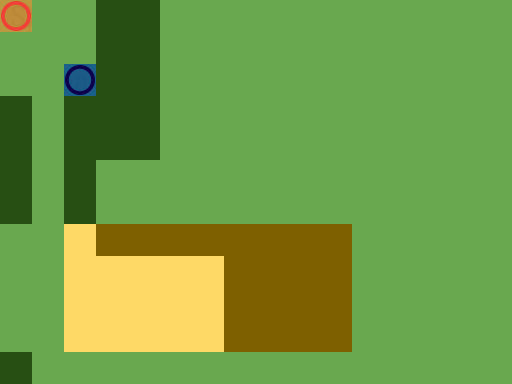

A level layout from a 2D game, rendered from its tile map. Below: a short description, then the map file with its tile-grid data intact:
An orthogonal 16x12 tile map with 32x32 px tiles, 4 tile layers (Ground, Obstacles, Objects, Solution).

<map version="1.0" orientation="orthogonal" renderorder="right-down" width="16" height="12" tilewidth="32" tileheight="32" nextobjectid="1">
 <tileset firstgid="1" name="TilesetPlaceholder" tilewidth="32" tileheight="32" tilecount="240" columns="10">
  <image source="../Tileset.png" width="320" height="768" />
 </tileset>
 <layer name="Ground" width="16" height="12">
  <data encoding="csv">
1,1,1,1,1,1,1,1,1,1,1,1,1,1,1,1,
1,1,1,1,1,1,1,1,1,1,1,1,1,1,1,1,
1,1,1,1,1,1,1,1,1,1,1,1,1,1,1,1,
1,1,1,1,1,1,1,1,1,1,1,1,1,1,1,1,
1,1,1,1,1,1,1,1,1,1,1,1,1,1,1,1,
1,1,1,1,1,1,1,1,1,1,1,1,1,1,1,1,
1,1,1,1,1,1,1,1,1,1,1,1,1,1,1,1,
1,1,2,1,1,1,1,1,1,1,1,1,1,1,1,1,
1,1,2,2,2,2,2,1,1,1,1,1,1,1,1,1,
1,1,2,2,2,2,2,1,1,1,1,1,1,1,1,1,
1,1,2,2,2,2,2,1,1,1,1,1,1,1,1,1,
1,1,1,1,1,1,1,1,1,1,1,1,1,1,1,1
</data>
 </layer>
 <layer name="Obstacles" width="16" height="12">
  <data encoding="csv">
0,0,0,42,42,0,0,0,0,0,0,0,0,0,0,0,
0,0,0,42,42,0,0,0,0,0,0,0,0,0,0,0,
0,0,0,42,42,0,0,0,0,0,0,0,0,0,0,0,
42,0,42,42,42,0,0,0,0,0,0,0,0,0,0,0,
42,0,42,42,42,0,0,0,0,0,0,0,0,0,0,0,
42,0,42,0,0,0,0,0,0,0,0,0,0,0,0,0,
42,0,42,0,0,0,0,0,0,0,0,0,0,0,0,0,
0,0,0,41,41,41,41,41,41,41,41,0,0,0,0,0,
0,0,0,0,0,0,0,41,41,41,41,0,0,0,0,0,
0,0,0,0,0,0,0,41,41,41,41,0,0,0,0,0,
0,0,0,0,0,0,0,41,41,41,41,0,0,0,0,0,
42,0,0,0,0,0,0,0,0,0,0,0,0,0,0,0
</data>
 </layer>
 <layer name="Objects" width="16" height="12">
  <data encoding="csv">
81,0,0,0,0,0,0,0,0,0,0,0,0,0,0,0,
0,0,0,0,0,0,0,0,0,0,0,0,0,0,0,0,
0,0,82,0,0,0,0,0,0,0,0,0,0,0,0,0,
0,0,0,0,0,0,0,0,0,0,0,0,0,0,0,0,
0,0,0,0,0,0,0,0,0,0,0,0,0,0,0,0,
0,0,0,0,0,0,0,0,0,0,0,0,0,0,0,0,
0,0,0,0,0,0,0,0,0,0,0,0,0,0,0,0,
0,0,0,0,0,0,0,0,0,0,0,0,0,0,0,0,
0,0,0,0,0,0,0,0,0,0,0,0,0,0,0,0,
0,0,0,0,0,0,0,0,0,0,0,0,0,0,0,0,
0,0,0,0,0,0,0,0,0,0,0,0,0,0,0,0,
0,0,0,0,0,0,0,0,0,0,0,0,0,0,0,0
</data>
 </layer>
 <layer name="Solution" width="16" height="12">
  <data encoding="csv">
0,0,0,0,0,0,0,0,0,0,0,0,0,0,0,0,
0,0,0,0,0,0,0,0,0,0,0,0,0,0,0,0,
0,0,0,0,0,0,0,0,0,0,0,0,0,0,0,0,
0,0,0,0,0,0,0,0,0,0,0,0,0,0,0,0,
0,0,0,0,0,0,0,0,0,0,0,0,0,0,0,0,
0,0,0,0,0,0,0,0,0,0,0,0,0,0,0,0,
0,0,0,0,0,0,0,0,0,0,0,0,0,0,0,0,
0,0,0,0,0,0,0,0,0,0,0,0,0,0,0,0,
0,0,0,0,0,0,0,0,0,0,0,0,0,0,0,0,
0,0,0,0,0,0,0,0,0,0,0,0,0,0,0,0,
0,0,0,0,0,0,0,0,0,0,0,0,0,0,0,0,
0,0,0,0,0,0,0,0,0,0,0,0,0,0,0,0
</data>
 </layer>
</map>
